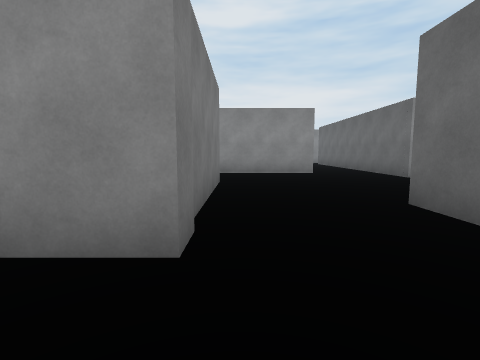
[1] (above)

19 first-person views from a walk through a 3-D level made in the Unity game engine. The camera is 1.2 m above the floor, tilts 6° down and sees 85° across. The floor is counted in squares, 2 m on a side. Each view is taken from the middle of a square. On the plan, view 1 faces up. The plan holds only what a view shows up to about 9 squares ahead; the rest is blank. The place goes on beyond the plan. The player is left out.

[2]
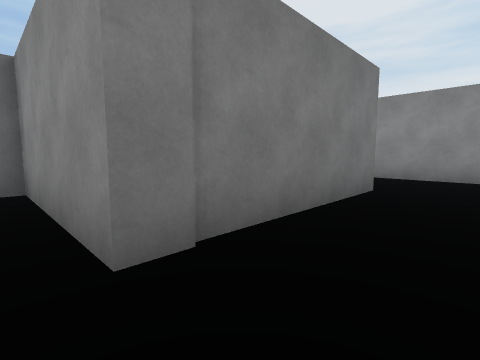

[3]
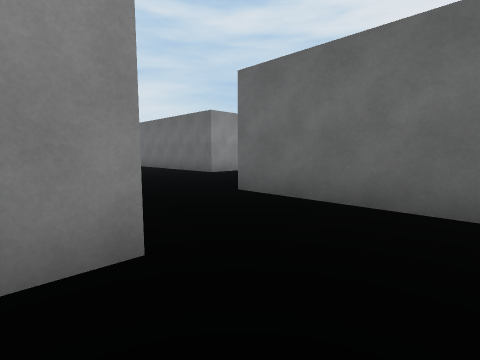

[4]
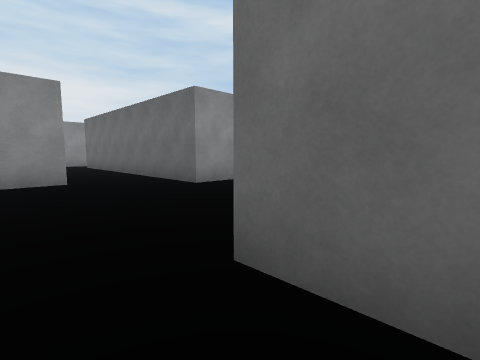

[5]
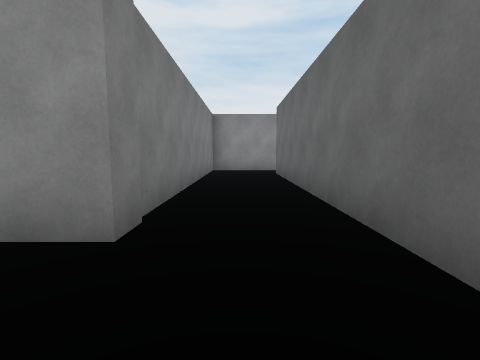

[6]
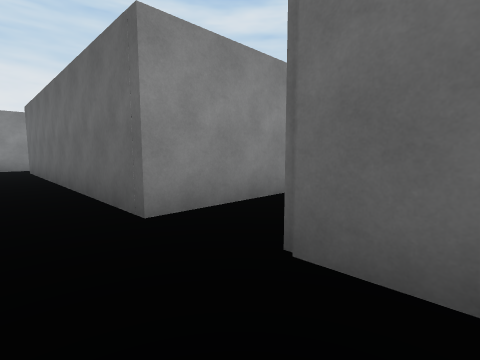

[7]
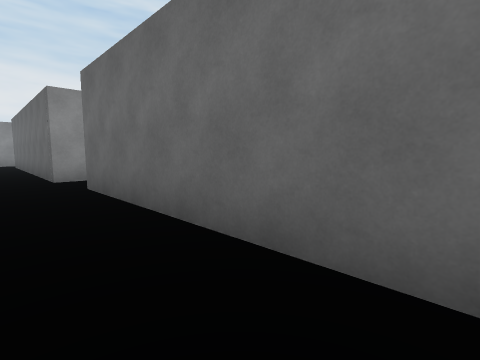

[8]
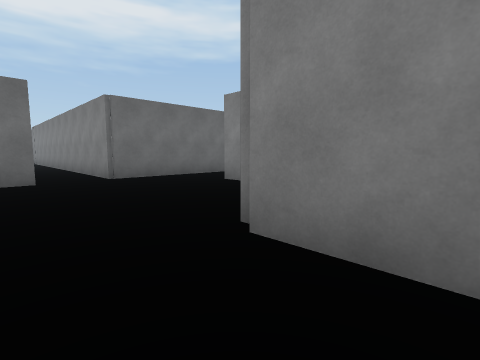

[9]
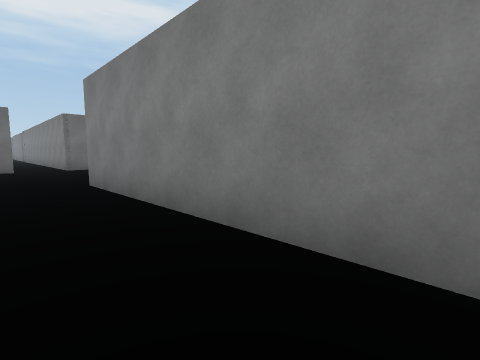

[10]
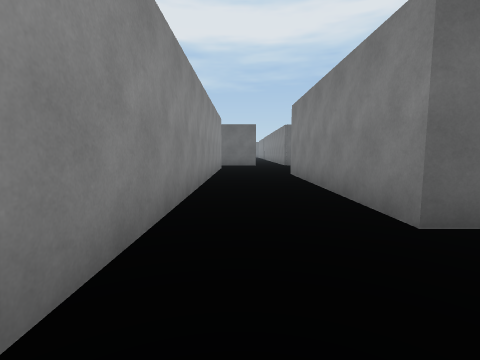

[11]
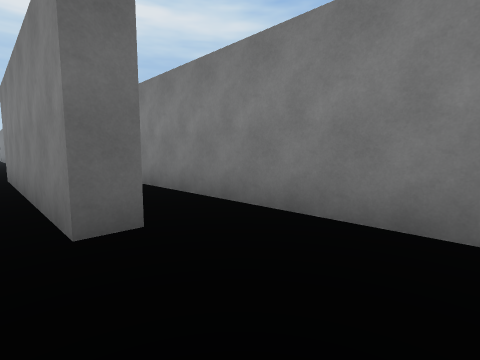

[12]
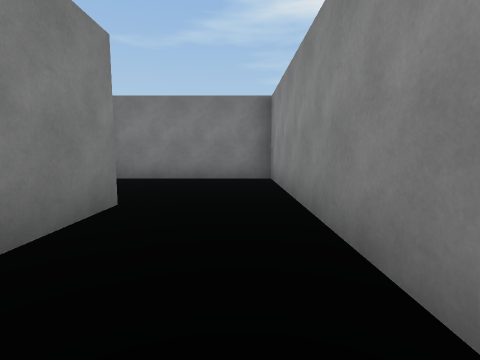

[13]
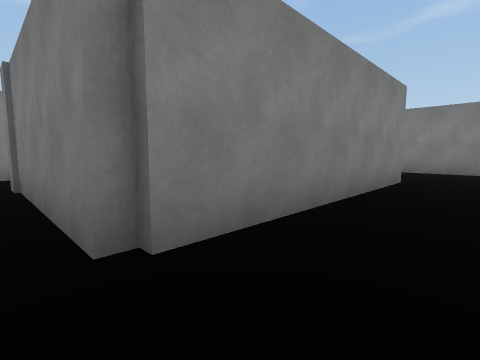

[14]
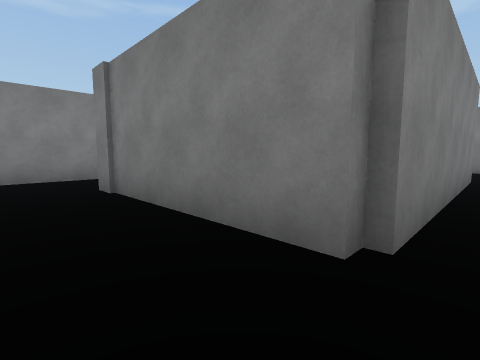

[15]
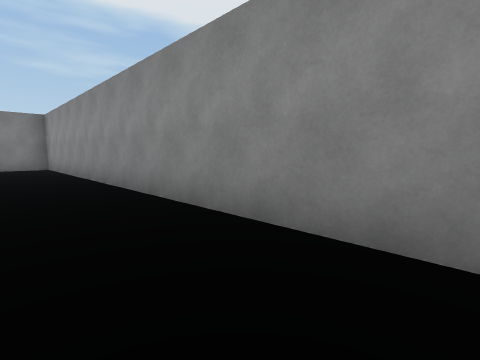

[16]
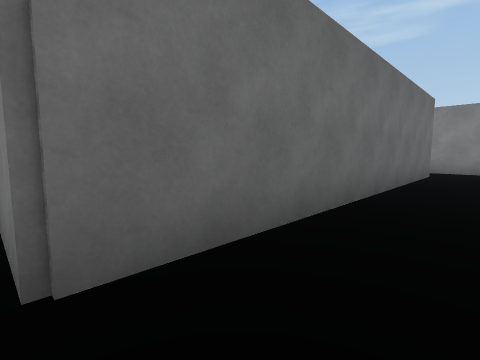

[17]
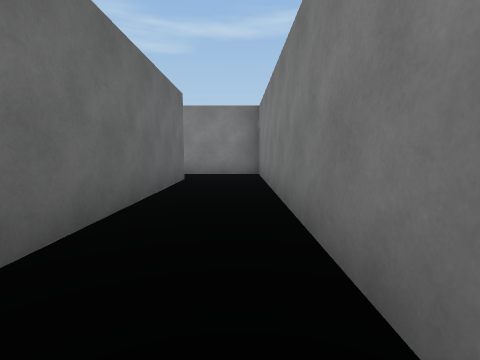

[18]
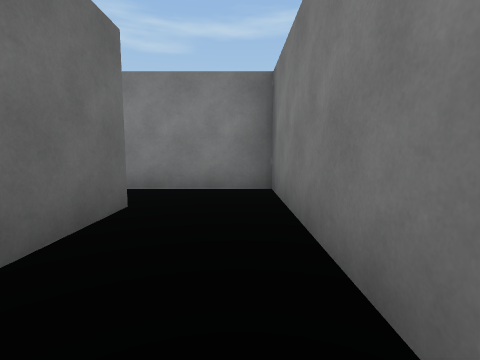

[19]
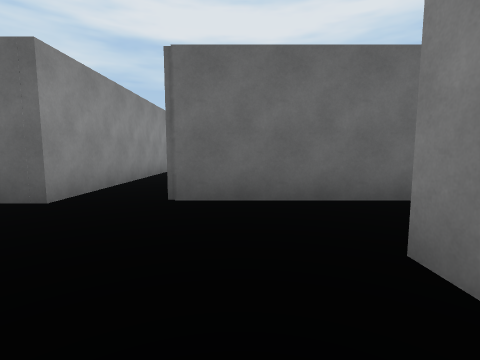

### Floor plan
Points are (right, up) in squares from view 1. A wall is a line through its corners. A room is listed if a view was taken in it or the views show most of it. See-through windows are left out.
Room 1 (views 1, 2, 3)
walls: (-1, -0.5) (0.8, -0.5); (-0.4, 1.4) (-3.8, 1.4); (2, 0) (2, 1.5)
ways out: opening at (0.5, 2.5) to room 2
Room 2 (views 4, 5, 6, 7, 8, 9, 10, 11, 12, 13, 14, 15, 16, 17, 18, 19)
walls: (2.5, 2.5) (2.5, -4.3) (4.9, -4.3); (2, 1.5) (2, 3) (2.5, 3); (9.2, 6.3) (4, 6.3) (4, 13.6); (-6, 5) (-6, 5.6) (-0.4, 5.6) (-0.4, 1.4); (4.2, -2.9) (4.2, 4.9) (8.8, 4.9); (4.2, 14.9) (2.1, 14.9) (2.1, 7.7) (-9.1, 7.7) (-9.1, 4.1); (-8, 3.8) (-4, 3.8)
ways out: opening at (0.5, 2.5) to room 1; opening at (4, 14)

Where each view was taken, in squares from view 1:
view 1: 0 up, 0 right, facing up
view 2: 1 up, 1 right, facing up-left
view 3: 0 up, 1 left, facing up-right
view 4: 2 up, 1 right, facing up-right
view 5: 6 up, 3 right, facing up
view 6: 4 up, 3 right, facing up-right
view 7: 0 up, 3 right, facing up-right
view 8: 7 up, 2 left, facing down-right
view 9: 7 up, 6 left, facing down-right
view 10: 7 up, 8 left, facing right
view 11: 6 up, 8 left, facing down-right
view 12: 7 up, 3 left, facing left
view 13: 7 up, 0 right, facing down-left
view 14: 6 up, 1 right, facing down-left
view 15: 6 up, 2 right, facing up-left
view 16: 5 up, 3 right, facing down-right
view 17: 3 up, 3 right, facing down
view 18: 0 up, 3 right, facing down
view 19: 4 up, 1 right, facing right
